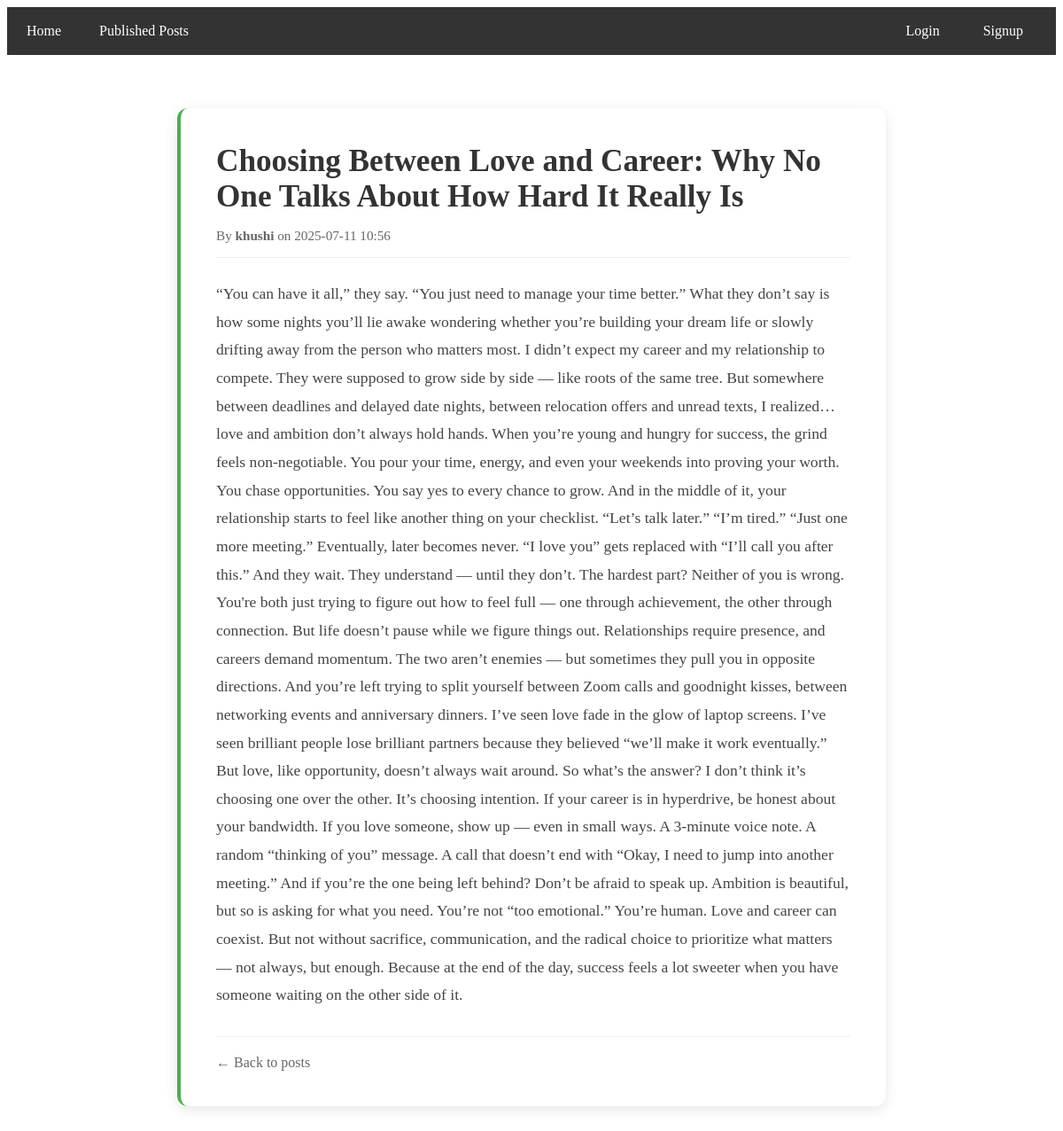
The app's page /posts/5 with its own data.
### tables this page shows
CREATE TABLE posts (
            id INTEGER PRIMARY KEY AUTOINCREMENT,
            title TEXT NOT NULL,
            body TEXT NOT NULL,
            author TEXT NOT NULL,
            is_published BOOLEAN DEFAULT 0,
            created_at TEXT NOT NULL
        );

### routes/post_routes.py (the view)
@post_bp.route("/<int:post_id>", methods=["GET"])
def post_detail(post_id):
    post = get_post(post_id)
    return render_template("post_details.html", post=post)

### controllers/post_controller.py (called while the page is built)
def get_post(post_id):
    post = Post.find_by_id(post_id)
    if not post:
        abort(404)
    return post

### models/post.py (called while the page is built)
    @staticmethod
    def _init_db():
        os.makedirs(os.path.dirname(DATABASE_FILE), exist_ok=True)
        conn = sqlite3.connect(DATABASE_FILE)
        cursor = conn.cursor()
        cursor.execute('''
            CREATE TABLE IF NOT EXISTS posts (
                id INTEGER PRIMARY KEY AUTOINCREMENT,
                title TEXT NOT NULL,
                body TEXT NOT NULL,
                author TEXT NOT NULL,
                is_published BOOLEAN DEFAULT 0,
                created_at TEXT NOT NULL
            )
        ''')
        conn.commit()
        conn.close()

    @staticmethod
    def _get_connection():
        Post._init_db()
        return sqlite3.connect(DATABASE_FILE)

    @staticmethod
    def find_by_id(post_id):
        conn = Post._get_connection()
        cursor = conn.cursor()
        cursor.execute('SELECT * FROM posts WHERE id = ?', (post_id,))
        row = cursor.fetchone()
        conn.close()
        if row:
            return {
                "id": row[0],
                "title": row[1],
                "body": row[2],
                "author": row[3],
                "is_published": bool(row[4]),
                "created_at": row[5]
            }
        return None

### templates/post_details.html (shortened to what this page needs)
{% extends "base.html" %}
{% block content %}
<div style="max-width: 800px; margin: 0 auto;">
    <div style="
        background-color: white;
        padding: 40px;
        border-radius: 12px;
        box-shadow: 0 4px 15px rgba(0,0,0,0.1);
        border-left: 4px solid #4CAF50;
    ">
        <h1 style="margin: 0 0 15px 0; color: #333; font-size: 2.2em;">{{ post.title }}</h1>
        <div style="
            color: #666;
            margin-bottom: 25px;
            padding-bottom: 15px;
            border-bottom: 1px solid #eee;
        ">
            <p style="margin: 0; font-size: 0.95em;">
                By <strong>{{ post.author }}</strong> on {{ post.created_at }}
            </p>
        </div>
        <div style="
            line-height: 1.8;
            color: #444;
            font-size: 1.1em;
        ">
            {{ post.body|safe }}
        </div>
        <div style="margin-top: 30px; padding-top: 20px; border-top: 1px solid #eee;">
            <a href="{{ url_for('posts.show_posts') }}" style="
                color: #666;
                text-decoration: none;
                margin-right: 15px;
            ">← Back to posts</a>
        </div>
    </div>
</div>
{% endblock %}

### records on screen
posts: title "Choosing Between Love and Career: Why No One Talks About How Hard It Really Is", author "khushi", created_at "2025-07-11 10:56", body "“You can have it all,” they say. “You just need to manage your time better.” What they don’t say is how some nights you’ll lie awake wondering whether you’re building your dream life or slowly drifting away from the person who matters most. I didn’t expect my career and my relationship to compete. They were supposed to grow side by side — like roots of the same tree. But somewhere between deadlines and delayed date nights, between relocation offers and unread texts, I realized… love and ambition don’t always hold hands. When you’re young and hungry for success, the grind feels non-negotiable. You pour your time, energy, and even your weekends into proving your worth. You chase…"
